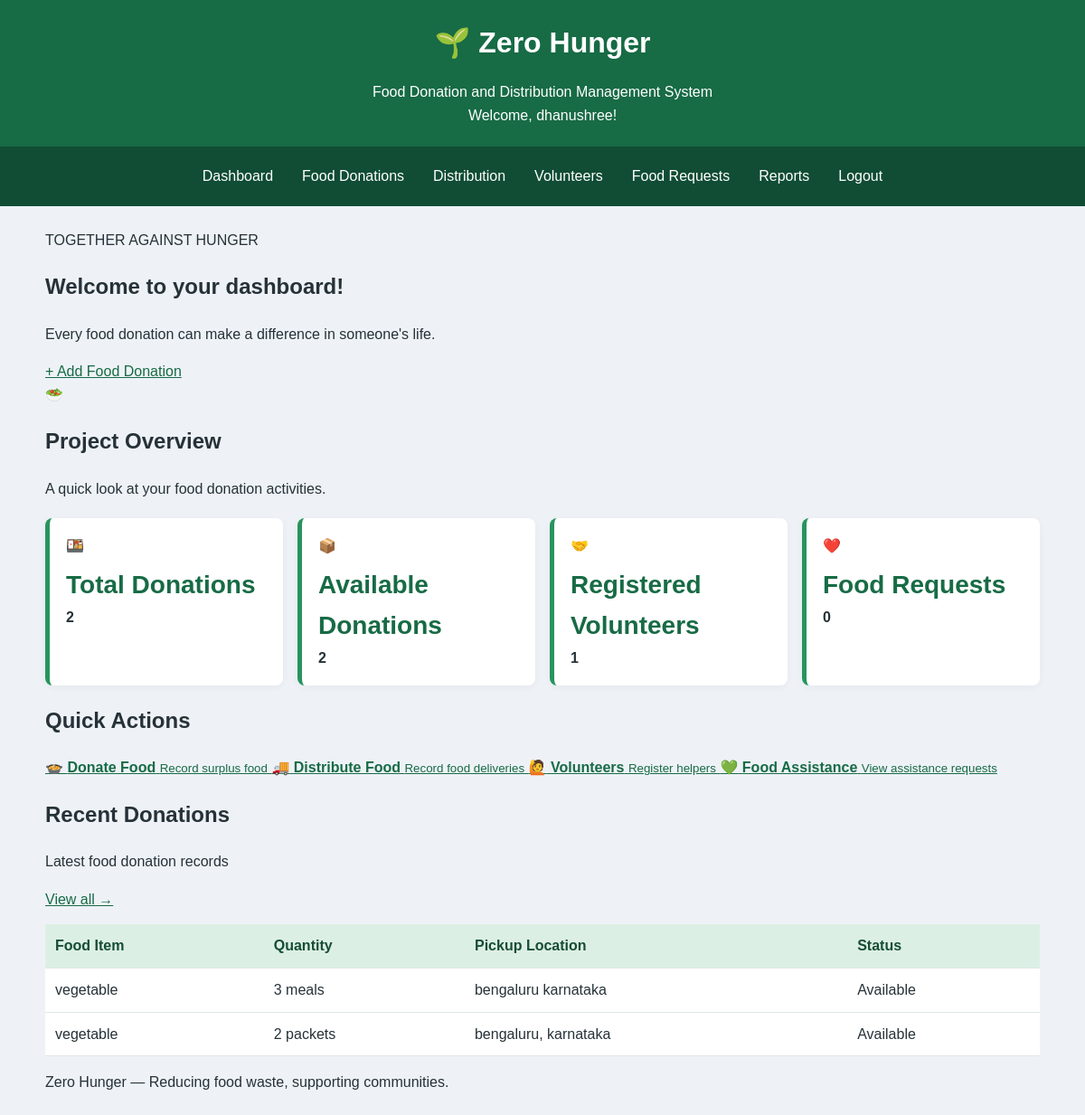
The page /dashboard (signed in) on the database as committed earlier.
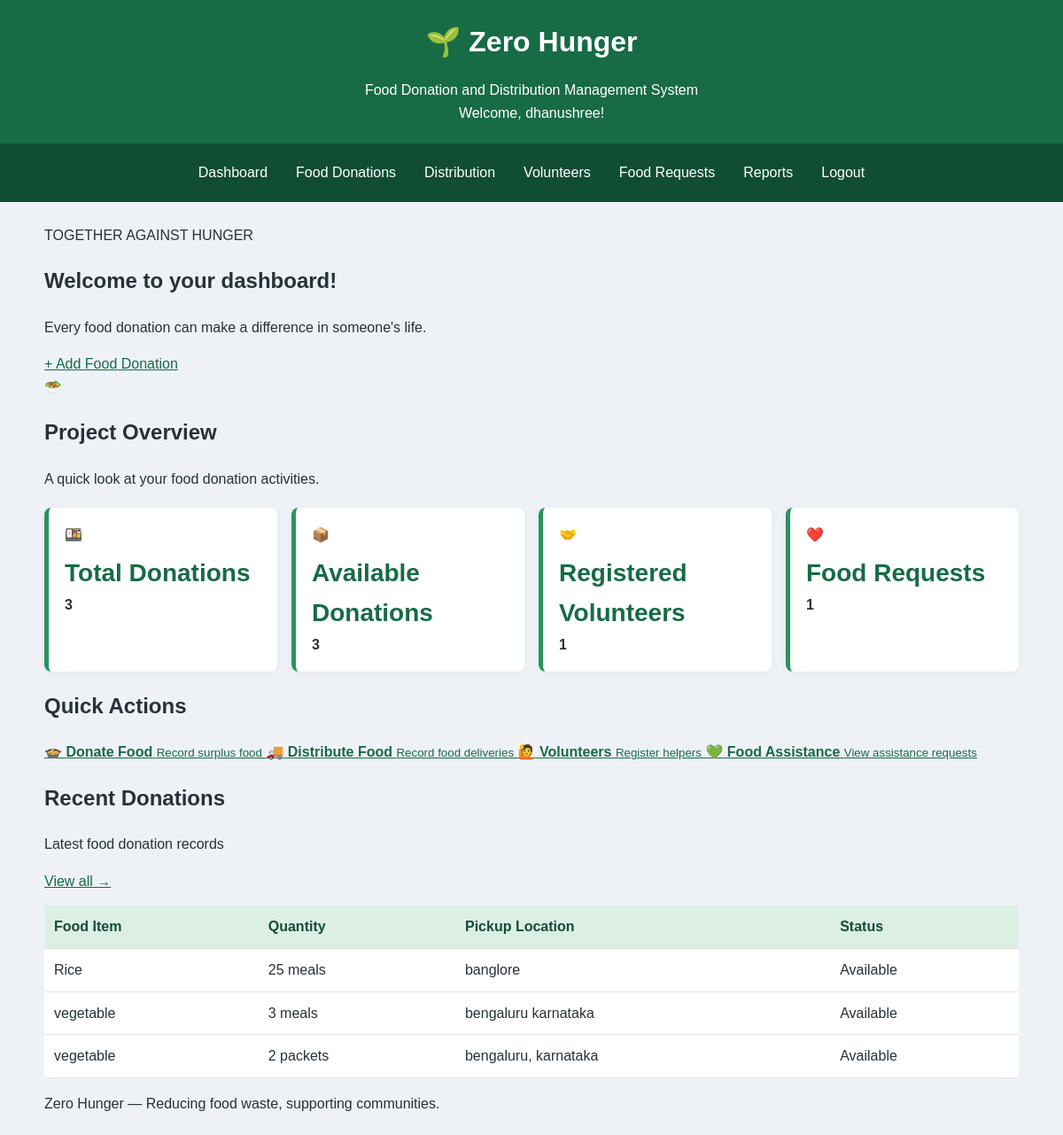
The same page on the database as committed later.
### tables this page shows
CREATE TABLE donations (
            id INTEGER PRIMARY KEY AUTOINCREMENT,
            donor TEXT NOT NULL,
            food_name TEXT NOT NULL,
            quantity INTEGER NOT NULL,
            unit TEXT NOT NULL,
            location TEXT NOT NULL,
            phone TEXT NOT NULL,
            expiry TEXT NOT NULL,
            status TEXT NOT NULL DEFAULT 'Available',
            created_at TEXT NOT NULL
        );

### app.py (the view)
@app.route("/dashboard")
@login_required
def dashboard():
    with get_db() as db:
        stats = {
            "donations": db.execute(
                "SELECT COUNT(*) FROM donations"
            ).fetchone()[0],
            "available": db.execute(
                "SELECT COUNT(*) FROM donations WHERE status='Available'"
            ).fetchone()[0],
            "volunteers": db.execute(
                "SELECT COUNT(*) FROM volunteers"
            ).fetchone()[0],
            "requests": db.execute(
                "SELECT COUNT(*) FROM needy_requests"
            ).fetchone()[0],
        }
        recent = db.execute(
            "SELECT * FROM donations ORDER BY id DESC LIMIT 5"
        ).fetchall()
    return render_template("dashboard.html", stats=stats, recent=recent)

### app.py (called while the page is built)
def get_db():
    connection = sqlite3.connect(DATABASE)
    connection.row_factory = sqlite3.Row
    connection.execute("PRAGMA foreign_keys = ON")
    return connection

def login_required(function):
    @wraps(function)
    def wrapper(*args, **kwargs):
        if "user_id" not in session:
            flash("Please log in to continue.", "error")
            return redirect(url_for("index"))
        return function(*args, **kwargs)
    return wrapper

### templates/dashboard.html (shortened to what the changed rows need)
<!DOCTYPE html>
<html lang="en">
<head>
    <link rel="stylesheet" href="{{ url_for('static', filename='style.css') }}">
</head>
<body>
<header class="dashboard-header">
    <div>
        <h1>🌱 Zero Hunger</h1>
    </div>
</header>
<main class="container dashboard">
    <section class="hero-banner">
        <div>
            <h2>Welcome to your dashboard!</h2>
        </div>
    </section>
    <section class="dashboard-section">
        <h2>Project Overview</h2>
        <div class="stats">
            <article class="stat stat-green">
                <span class="stat-icon">🍱</span>
                <p class="stat-label">Total Donations</p>
                <h3>{{ stats.donations }}</h3>
            </article>
            <article class="stat stat-orange">
                <span class="stat-icon">📦</span>
                <p class="stat-label">Available Donations</p>
                <h3>{{ stats.available }}</h3>
            </article>
            <article class="stat stat-purple">
                <span class="stat-icon">❤️</span>
                <p class="stat-label">Food Requests</p>
                <h3>{{ stats.requests }}</h3>
            </article>
        </div>
    </section>
    <section class="dashboard-section">
        <h2>Quick Actions</h2>
    </section>
    <section class="dashboard-section recent-section">
        <div class="section-heading">
            <div>
                <h2>Recent Donations</h2>
            </div>
        </div>
        <div class="table-wrap">
            <table>
                <thead>
                    <tr>
                        <th>Food Item</th>
                        <th>Quantity</th>
                        <th>Pickup Location</th>
                        <th>Status</th>
                    </tr>
                </thead>
                <tbody>
                    {% for item in recent %}
                    <tr>
                        <td>{{ item.food_name }}</td>
                        <td>{{ item.quantity }} {{ item.unit }}</td>
                        <td>{{ item.location }}</td>
                        <td><span class="status-label">{{ item.status }}</span></td>
                    </tr>
                    {% else %}
                    <tr>
                        <td colspan="4" class="empty-state">
                            No donations yet. Add your first food donation!
                        </td>
                    </tr>
                    {% endfor %}
                </tbody>
            </table>
        </div>
    </section>
</main>
</body>
</html>

Rows that differ between the two databases and show on the page:
added donations: food_name "Rice", quantity "25", unit "meals", location "banglore", status "Available"
Other text that changed with them:
{{ stats.donations }}: "2" → "3"
{{ stats.available }}: "2" → "3"
{{ stats.requests }}: "0" → "1"
